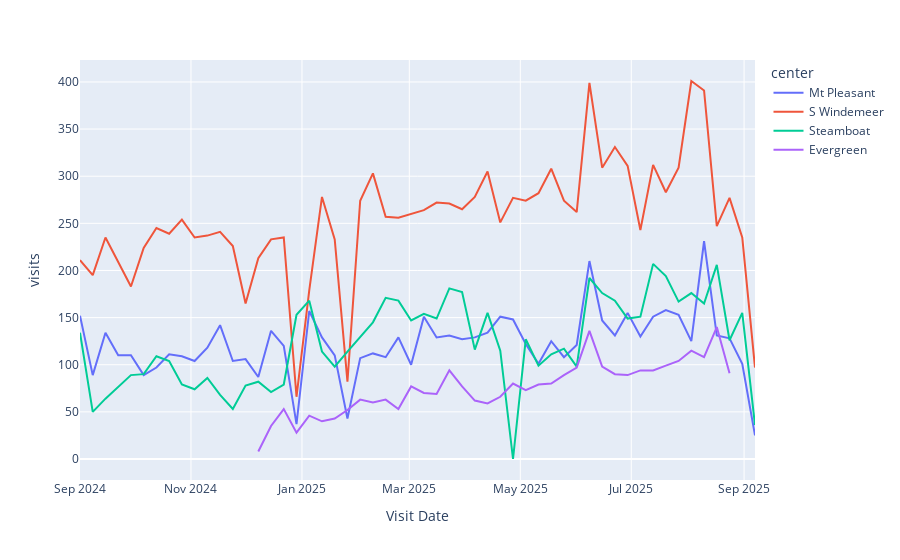

Notebook source saved alongside this figure:
### Code cell
last_year_df = visits_per_week_df['2024-09':]

fig = px.line(last_year_df, x=last_year_df.index, y='visits', color='center')

fig.for_each_trace(lambda a: a.update(name=center_map.get(int(a.name))))
fig.show();
